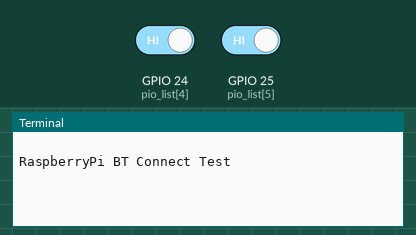
Bench run of a program on a simulated Raspberry Pi (BCM pin numbers). Shown: the last lines printed to the terminal. The test bench sets the inputs (shaded band); at power-on: GPIO 24 (pio_list[4]) HIGH, GPIO 25 (pio_list[5]) HIGH. The modem accepts every AT command (registered, SIM ready, sends succeed) and sends nothing else.

Above: at 1.2 s.
1.3 s: GPIO 24 (pio_list[4]) driven LOW
At 2.3 s:
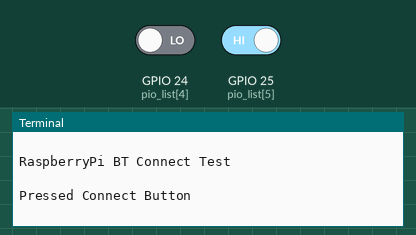
2.8 s: GPIO 25 (pio_list[5]) driven LOW
At 3.7 s:
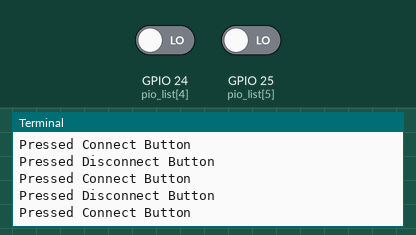

Measured:
- after the input at 1.3 s, the terminal: prints a new line at once (image 1)
- after the input at 2.8 s, the terminal: prints a new line at once (image 2)

The program:

Joystick_12_BT-Connect.py
```python
#-------------------------------------------------
import serial
import RPi.GPIO as GPIO

#-------------------------------------------------
ser = serial.Serial('/dev/ttyS0',9600,timeout=0.001)

GPIO.setmode(GPIO.BCM)
GPIO.setwarnings(False)

#-------------------------------------------------
pio_list = [22, 27, 17, 23, 24, 25]

for i in range(6):
    GPIO.setup(pio_list[i], GPIO.IN)

currentStep = 0

#-------------------------------------------------

while True:
    if currentStep == 0:
        print("\nRaspberryPi BT Connect Test\n")
        currentStep += 1
    elif currentStep == 1:
        if GPIO.input(pio_list[4]) == 0:
            print("Pressed Connect Button")
            ser.write("atd".encode())
            ser.write("083a5c1f11ac".encode())
            ser.write("\r".encode())
            currentStep += 1
    elif currentStep == 2:
        if GPIO.input(pio_list[5]) == 0:
            print("Pressed Disconnect Button")
            ser.write("ath".encode())
            ser.write("\r".encode())
            currentStep = 1
```
